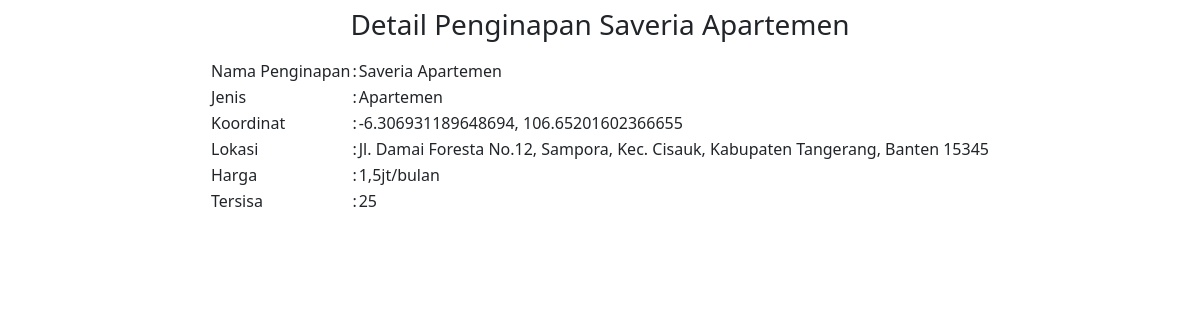
/index/7, run on the app's committed database.
### nginap/models.py (models this page shows, shortened)
class Penginapan(models.Model):
    koordinat = models.CharField(max_length=100)
    nama = models.CharField(max_length=50)
    harga = models.CharField(max_length=50)
    lokasi = models.CharField(max_length=250)
    tersisa = models.IntegerField(null=True)
    jenis_id = models.ForeignKey(Jenis, on_delete=models.CASCADE, null=True)
    foto = models.ImageField(upload_to='foto/', null=True)

class Jenis(models.Model):
    jenis = models.CharField(max_length=50)
    def __str__(self):
        return self.jenis

### nginap/views.py (the view)
# urls.py: path('index/<int:id_nginap>', detail_penginapan, name='detail_penginapan'),
def detail_penginapan(request, id_nginap):
    nginap = Penginapan.objects.get(id= id_nginap)
    template = "detail.html"
    judul = "Lihat Detail Penginapan"
    konteks = {
        "title" : judul,
        "subtitle" : judul,
        "penginapan" : nginap,
    }
    return render(request, template, konteks)

### nginap/templates/detail.html
{% extends 'base2.html' %}
{% load static %}
{% block content %}
<div class="pt-16">
    <div class="w-[70%] mx-auto text-justify">
        <h3 class="text-center py-2 text-blue-700 font-semibold text-2xl">Detail Penginapan<span class="text-green-600">  {{ penginapan.nama }}</span></h3>
        <center>
            <table>
                <tr>
                    <td>Nama Penginapan</td>
                    <td>:</td>
                    <td> {{ penginapan.nama }}</td>
                </tr>
                <tr>
                    <td>Jenis</td>
                    <td>:</td>
                    <td> {{ penginapan.jenis_id }}</td>
                </tr>
                <tr>
                    <td>Koordinat</td>
                    <td>:</td>
                    <td> {{ penginapan.koordinat }}</td>
                </tr>
                <tr>
                    <td>Lokasi</td>
                    <td>:</td>
                    <td> {{ penginapan.lokasi }}</td>
                </tr>
                <tr>
                    <td>Harga</td>
                    <td>:</td>
                    <td> {{ penginapan.harga }}</td>
                </tr>
                <tr>
                    <td>Tersisa</td>
                    <td>:</td>
                    <td> {{ penginapan.tersisa }}</td>
                </tr>
            </table>
        </center>
        <br><br><br>
    </div>
</div>
{% endblock %}

### data on the page
Penginapan: nama "Saveria Apartemen", jenis_id "Apartemen", koordinat "-6.306931189648694, 106.65201602366655", lokasi "Jl. Damai Foresta No.12, Sampora, Kec. Cisauk, Kabupaten Tangerang, Banten 15345", harga "1,5jt/bulan", tersisa "25"
